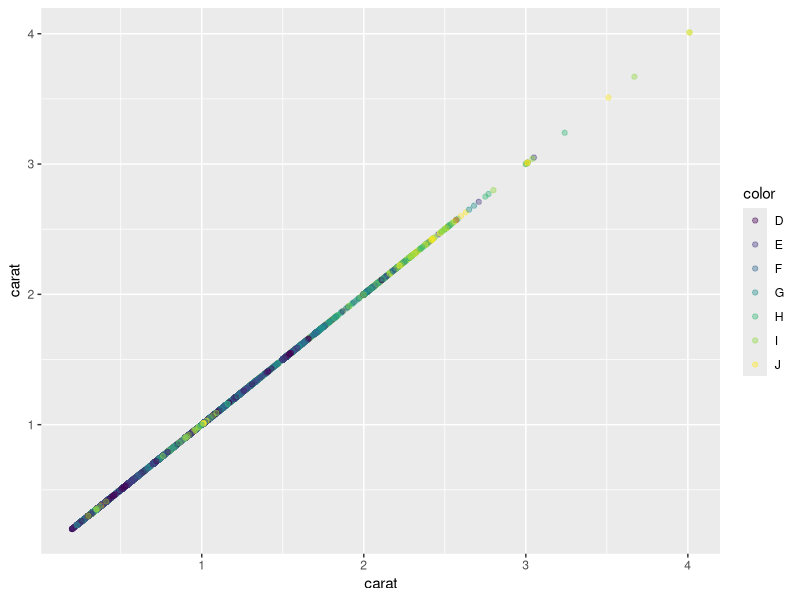

Generate this figure with R:
## ---- chunk 1
library(tidyverse)
library(skimr)
library(ggridges)
## ---- chunk 2
diamonds %>%
  filter(cut == "Premium") %>%
  ggplot(aes(x = carat, y = carat, color = color)) +
  geom_point(alpha = 0.4)

?diamonds

price_summary_stats <- diamonds %>%
                        summarize(avg = mean(carat), 
                                  med = median(carat), 
                                  standard_dev = sd(carat), 
                                  iqr = IQR(carat))
price_summary_stats

?mtcars
head(mtcars)

glimpse(mtcars)

